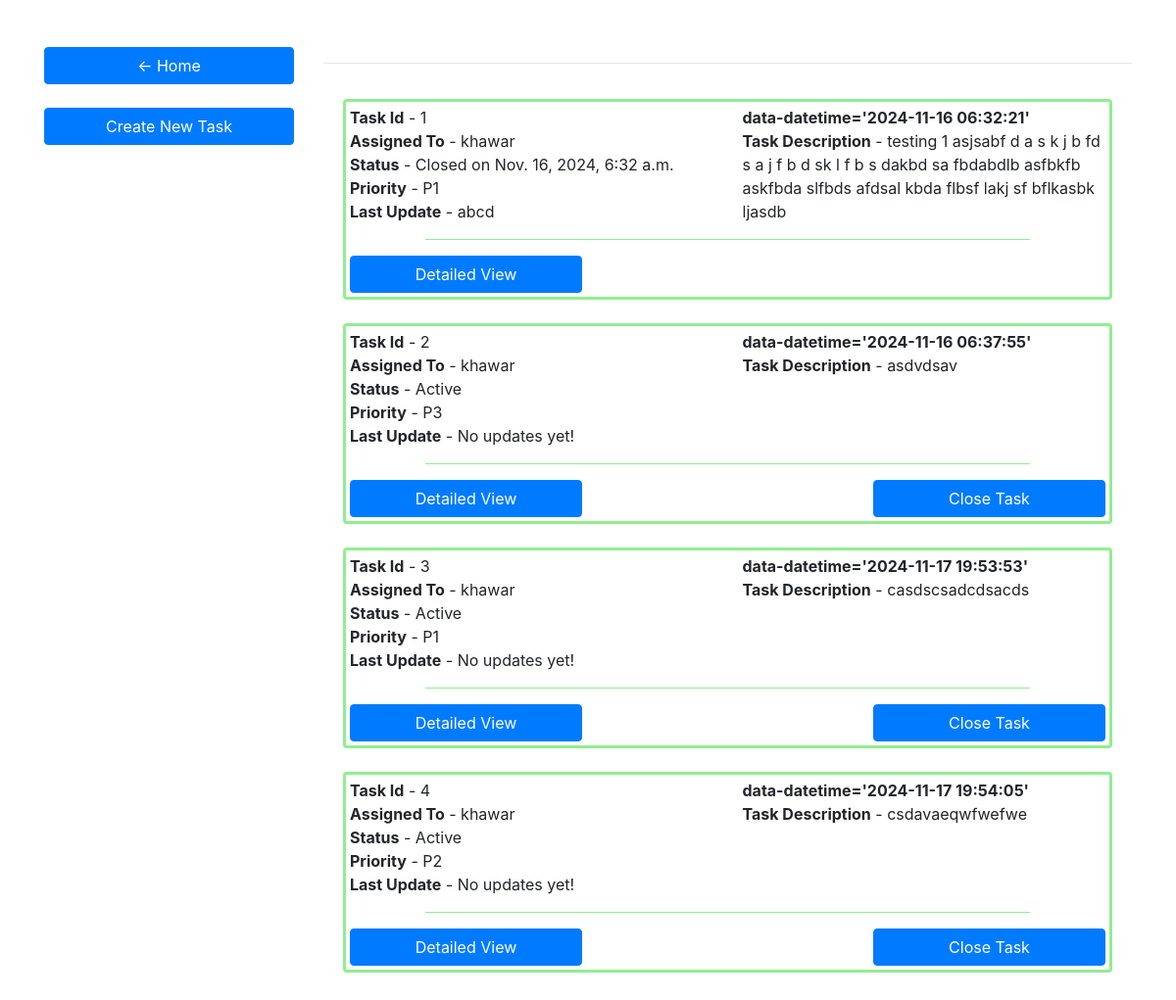
/task-dashboard/5 (signed in), run on the app's committed database.
### tasks/models.py (models this page shows, shortened)
class user_tasks(models.Model):
    user = models.ForeignKey(User,on_delete=models.CASCADE,related_name="assigned_from")
    assigned = models.ForeignKey(User,on_delete=models.CASCADE,related_name="assigned_to")
    status = models.CharField(max_length=20,choices=status_choices,default='Active')
    desc = models.TextField(max_length=1000,null=True,blank=True)
    priority = models.CharField(max_length=20,choices=priority_choices,default='P1')
    deadline = models.DateField(null=True,blank=True)
    last_updated_at = models.DateTimeField(null=True,blank=True)
    def get_latest_update(self):
        try:
            obj = user_tasks_log.objects.filter(task=self).last()
            return obj.note
        except:
            return "No updates yet!"

class user_tasks_log(models.Model):
    user = models.ForeignKey(User,on_delete=models.CASCADE)
    task = models.ForeignKey(user_tasks,on_delete=models.CASCADE)
    note = models.TextField(max_length=2000,null=True,blank=True)
    is_close = models.BooleanField(default=False)
    added_at = models.DateTimeField(null=True,blank=True)

### tasks/views.py (the view)
# urls.py: 2. Add a URL to urlpatterns:  path('', views.home, name='home')
@login_required(login_url='/')
def home(request,show):
    template = "tasks/home.html"
    context = {"show":show}
    if show == 1:
        context['tasks'] = user_tasks.objects.filter(assigned=request.user, status="Active")
    elif show == 2:
        context['tasks'] = user_tasks.objects.filter(assigned=request.user, status="Closed")
    else:
        context['tasks'] = user_tasks.objects.filter(user=request.user)
    return render(request,template,context)

### templates/tasks/home.html (shortened to what this page needs)
<!DOCTYPE html>
    <html lang="en">
        <head>
            <link rel="stylesheet" href="https://maxcdn.bootstrapcdn.com/bootstrap/4.4.1/css/bootstrap.min.css">
            <link rel="stylesheet" href="https://cdnjs.cloudflare.com/ajax/libs/font-awesome/4.7.0/css/font-awesome.min.css">
        </head>
        <body>
            <br><br>
            <div class="container">
                <div class="row">
                    <div class="col-3">
                        <button class="btn btn-primary" type="button" onclick="window.location.href='/'" style="width: 100%;">
                            <- Home
                        </button>
                        <br><br>
                        <button class="btn btn-primary" type="button" onclick="window.location.href='/create-task'" style="width: 100%;">
                            Create New Task
                        </button>
                    </div>
                    <div class="col-9">
                        <div class="row">
                            <div class="col-12">
                                <div class="card border-0">
                                    <div class="card-head text-center">
                                        <hr>
                                    </div>
                                    <div class="card-body" id="tasks-container">
                                        {% for i in tasks %}
                                            <div name="{{i.priority}}" class="task-elements" {% if show == 1 %} data-datetime='{{i.deadline|date:"Y-m-d 00:00:00"}}' {% else %} data-datetime='{{i.last_updated_at|date:"Y-m-d H:i:s"}}' {% endif %}>
                                                <div class="card" style="border-width: 3px; border-color: lightgreen; padding: 4px;">
                                                    <div class="row">
                                                        <div class="col-6">
                                                            <strong>Task Id</strong>  -  {{i.id}} <br>
                                                            <strong>Assigned To</strong>  -  {{i.assigned}} <br>
                                                            <strong>Status</strong>  -  {{i.status}} {% if i.status == "Closed" %} on {{i.last_updated_at}} {% endif %} <br>
                                                            <strong>Priority</strong>  -  {{i.priority}} <br>
                                                            <strong>Last Update</strong>  -  {{i.get_latest_update}}
                                                        </div>
                                                        <div class="col-6">
                                                            <strong>{% if show == 1 %} data-datetime='{{i.deadline|date:"Y-m-d 00:00:00"}}' {% else %} data-datetime='{{i.last_updated_at|date:"Y-m-d H:i:s"}}' {% endif %}</strong>
                                                            <br><strong>Task Description</strong>  -  {{i.desc}}
                                                        </div>
                                                        <div class="col-12">
                                                            <hr style="border-color: lightgreen; width: 80%;">
                                                            <div class="row">
                                                                <div class="col-4">
                                                                    <button class="btn btn-primary" type="button" onclick="window.location.href='/task-detail/{{i.id}}/{{show}}'" style="width: 100%;">
                                                                        Detailed View
                                                                    </button>
                                                                </div>
                                                                {% if i.status == "Active" %}
                                                                    <div class="col-4">
                                                                    </div>
                                                                    <div class="col-4">
                                                                        <button class="btn btn-primary" type="button" onclick="window.location.href='/task-close/{{i.id}}/{{show}}'" style="width: 100%;">
                                                                            Close Task
                                                                        </button>
                                                                    </div>
                                                                {% endif %}
                                                            </div>
                                                        </div>
                                                    </div>
                                                </div><br>
                                            </div>
                                        {% endfor %}
                                    </div>
                                </div>
                            </div>
                        </div>
                    </div>
                </div>
            </div>
        </body>
    </html>

### data on the page
user_tasks: id "1", assigned "khawar", status "Closed", last_updated_at "Nov. 16, 2024, 6:32 a.m.", priority "P1", get_latest_update "abcd", last_updated_at "2024-11-16 06:32:21", desc "testing 1 asjsabf d a s k j b fd s a j f b d sk l f b s dakbd sa fbdabdlb asfbkfb askfbda slfbds afdsal kbda flbsf lakj sf bflkasbk ljasdb"
user_tasks: id "2", assigned "khawar", status "Active", priority "P3", get_latest_update "No updates yet!", last_updated_at "2024-11-16 06:37:55", desc "asdvdsav"
user_tasks: id "3", assigned "khawar", status "Active", priority "P1", get_latest_update "No updates yet!", last_updated_at "2024-11-17 19:53:53", desc "casdscsadcdsacds"
user_tasks: id "4", assigned "khawar", status "Active", priority "P2", get_latest_update "No updates yet!", last_updated_at "2024-11-17 19:54:05", desc "csdavaeqwfwefwe"
